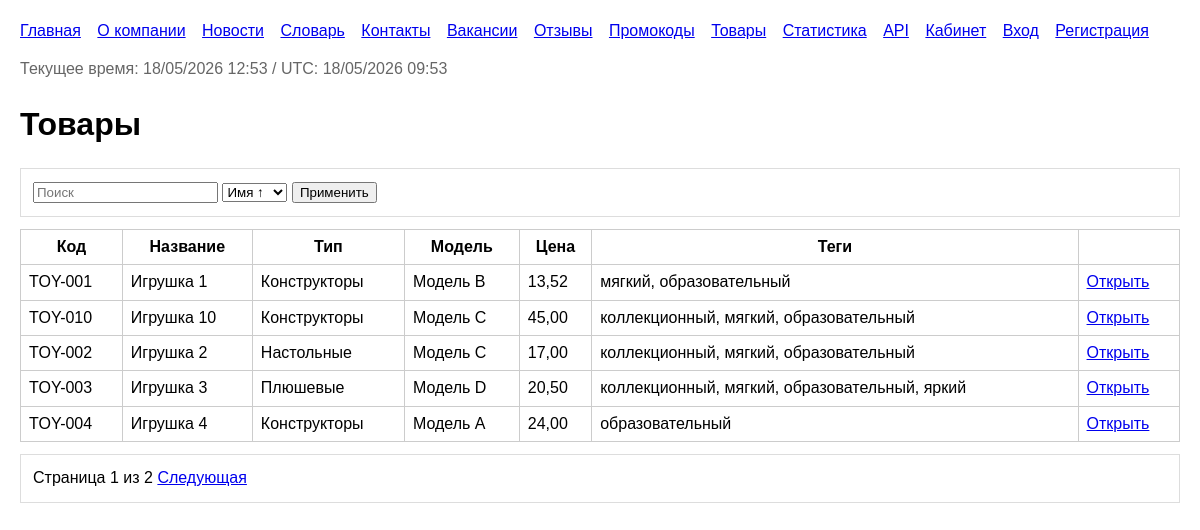
Screenshot of /products/ with the database file from the repository.
### catalog/models.py (models this page shows, shortened)
class TimeStampedModel(models.Model):
    created_at = models.DateTimeField(auto_now_add=True)
    updated_at = models.DateTimeField(auto_now=True)
    class Meta:
        abstract = True

class Product(TimeStampedModel):
    code = models.CharField(max_length=30, unique=True)
    name = models.CharField(max_length=200)
    product_type = models.ForeignKey(ProductType, on_delete=models.PROTECT, related_name='products')
    toy_model = models.ForeignKey(ToyModel, on_delete=models.PROTECT, related_name='products')
    tags = models.ManyToManyField(Tag, blank=True, related_name='products')
    price = models.DecimalField(max_digits=10, decimal_places=2, validators=[MinValueValidator(Decimal('0.01'))])
    is_active = models.BooleanField(default=True)
    class Meta:
        ordering = ['name']

class ProductType(TimeStampedModel):
    name = models.CharField(max_length=120, unique=True)
    description = models.TextField(blank=True)
    class Meta:
        ordering = ['name']
    def __str__(self):
        return self.name

class ToyModel(TimeStampedModel):
    name = models.CharField(max_length=120, unique=True)
    description = models.TextField(blank=True)
    class Meta:
        ordering = ['name']
    def __str__(self):
        return self.name

class Tag(TimeStampedModel):
    name = models.CharField(max_length=80, unique=True)
    class Meta:
        ordering = ['name']
    def __str__(self):
        return self.name

### catalog/views.py (the view, shortened to what this page needs)
# urls.py: path('products/', views.product_list, name='products'),
def product_list(request):
    queryset = Product.objects.select_related('product_type', 'toy_model').prefetch_related('tags')
    query = request.GET.get('q', '').strip()
    sort = request.GET.get('sort', 'name')
    allowed_sort = {'name', '-name', 'price', '-price', 'created_at', '-created_at'}
    if sort not in allowed_sort:
        sort = 'name'
    queryset = queryset.order_by(sort)
    paginator = Paginator(queryset, 5)
    page_obj = paginator.get_page(request.GET.get('page'))
    return render(request, 'catalog/product_list.html', page_context(products=page_obj, page_obj=page_obj, query=query, sort=sort))

### catalog/views.py (called while the page is built)
def page_context(**kwargs):
    ctx = {'current_dt': timezone.now()}
    ctx.update(kwargs)
    return ctx

### templates/catalog/product_list.html (shortened to what this page needs)
{% extends 'catalog/base.html' %}
{% block content %}
<h1>Товары</h1>
<form method="get" class="card">
    <input type="text" name="q" placeholder="Поиск" value="{{ query }}">
    <select name="sort">
        <option value="name" {% if sort == 'name' %}selected{% endif %}>Имя ↑</option>
    </select>
    <button type="submit">Применить</button>
</form>
<table>
    <thead>
        <tr>
            <th>Код</th>
            <th>Название</th>
            <th>Тип</th>
            <th>Модель</th>
            <th>Цена</th>
            <th>Теги</th>
            <th></th>
        </tr>
    </thead>
    <tbody>
    {% for product in products %}
        <tr>
            <td>{{ product.code }}</td>
            <td>{{ product.name }}</td>
            <td>{{ product.product_type }}</td>
            <td>{{ product.toy_model }}</td>
            <td>{{ product.price }}</td>
            <td>{% for tag in product.tags.all %}{{ tag }}{% if not forloop.last %}, {% endif %}{% endfor %}</td>
            <td>
                <a href="{% url 'catalog:product_detail' product.pk %}">Открыть</a>
            </td>
        </tr>
    {% empty %}
        <tr><td colspan="7">Нет товаров.</td></tr>
    {% endfor %}
    </tbody>
</table>
{% if page_obj and page_obj.paginator.num_pages > 1 %}
<div class="card">
    <span>Страница {{ page_obj.number }} из {{ page_obj.paginator.num_pages }}</span>
    {% if page_obj.has_next %}
        <a href="?q={{ query|urlencode }}&sort={{ sort|urlencode }}&page={{ page_obj.next_page_number }}">Следующая</a>
    {% endif %}
</div>
{% endif %}
{% endblock %}

### templates/catalog/base.html (shortened to what this page needs)
{% load static tz %}
<!doctype html>
<html lang="ru">
<head>
</head>
<body>
    <nav>
        <a href="{% url 'catalog:home' %}">Главная</a>
        <a href="{% url 'catalog:about' %}">О компании</a>
        <a href="{% url 'catalog:news' %}">Новости</a>
        <a href="{% url 'catalog:glossary' %}">Словарь</a>
        <a href="{% url 'catalog:contacts' %}">Контакты</a>
        <a href="{% url 'catalog:vacancies' %}">Вакансии</a>
        <a href="{% url 'catalog:reviews' %}">Отзывы</a>
        <a href="{% url 'catalog:promo_codes' %}">Промокоды</a>
        <a href="{% url 'catalog:products' %}">Товары</a>
        <a href="{% url 'catalog:stats' %}">Статистика</a>
        <a href="{% url 'catalog:api_demo' %}">API</a>
        <a href="{% url 'catalog:dashboard' %}">Кабинет</a>
        {% if user.is_authenticated %}
            <form action="{% url 'logout' %}" method="post" style="display:inline; margin-left: 12px;">
                {% csrf_token %}
                <button type="submit">Выход</button>
            </form>
        {% else %}
            <a href="{% url 'login' %}">Вход</a>
            <a href="{% url 'catalog:register' %}">Регистрация</a>
        {% endif %}
    </nav>
    {% if current_dt %}
        <p class="muted">Текущее время: {{ current_dt|localtime|date:'d/m/Y H:i' }} / UTC: {{ current_dt|utc|date:'d/m/Y H:i' }}</p>
    {% endif %}
    {% block content %}{% endblock %}
</body>
</html>

### templates/catalog/base.html (style rules this page uses)
body { font-family: Arial, sans-serif; margin: 20px; line-height: 1.4; }
nav a, nav form { margin-right: 12px; display: inline-block; }
table { border-collapse: collapse; width: 100%; margin: 12px 0; }
th, td { border: 1px solid #ccc; padding: 6px 8px; vertical-align: top; }
.card { border: 1px solid #ddd; padding: 12px; margin: 12px 0; }
.muted { color: #666; }

### rows the page displays
Product: code "TOY-001", name "Игрушка 1", product_type "Конструкторы", toy_model "Модель B", price "13,52"
Tag: name "мягкий"
Tag: name "образовательный"
Product: code "TOY-010", name "Игрушка 10", product_type "Конструкторы", toy_model "Модель C", price "45,00"
Tag: name "коллекционный"
Product: code "TOY-002", name "Игрушка 2", product_type "Настольные", toy_model "Модель C", price "17,00"
Product: code "TOY-003", name "Игрушка 3", product_type "Плюшевые", toy_model "Модель D", price "20,50"
Tag: name "яркий"
Product: code "TOY-004", name "Игрушка 4", product_type "Конструкторы", toy_model "Модель A", price "24,00"

### other values shown
{{ page_obj.number }} "1"
{{ page_obj.paginator.num_pages }} "2"
